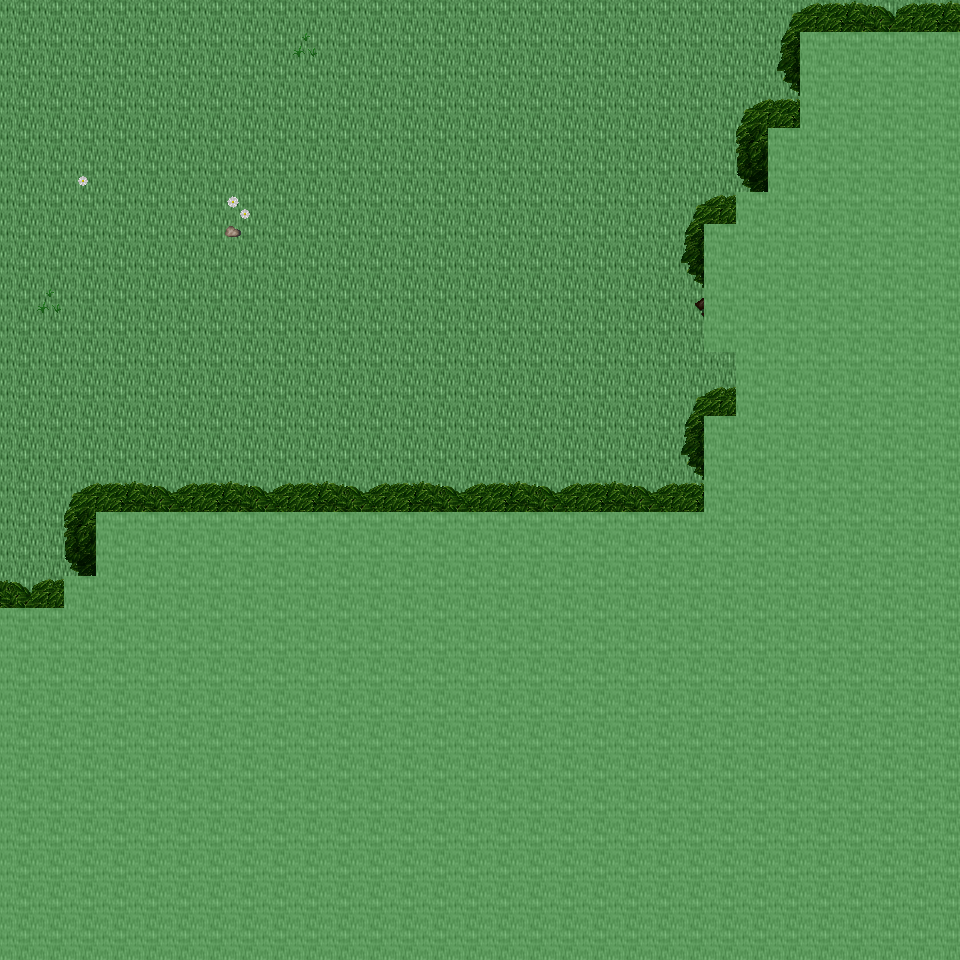

Below is a game level as drawn by its tile map, then a one-line description and the .tmx that defines it (tile-layer data replaced by summaries):
An orthogonal 30x30 tile map with 32x32 px tiles, 6 tile layers (Ground, Object, Object2, Above, ...), 21 tilesets and 3 objects (3x mapExit).

<map version="1.0" orientation="orthogonal" renderorder="right-down" width="30" height="30" tilewidth="32" tileheight="32" nextobjectid="4">
  <tileset firstgid="1" name="tileset_ground_ground" tilewidth="32" tileheight="32" tilecount="33" columns="3">
    <image source="../drawable/tileset_ground_ground.png" width="96" height="352" />
  </tileset>
  <tileset firstgid="34" name="tileset_ground_ridge_earth_dark" tilewidth="32" tileheight="32" tilecount="96" columns="12">
    <image source="../drawable/tileset_ground_ridge_earth_dark.png" width="384" height="256" />
  </tileset>
  <tileset firstgid="130" name="tileset_ground_rock_pebbles" tilewidth="32" tileheight="32" tilecount="3" columns="1">
    <image source="../drawable/tileset_ground_rock_pebbles.png" width="32" height="96" />
  </tileset>
  <tileset firstgid="133" name="tileset_plant_grasses" tilewidth="32" tileheight="32" tilecount="6" columns="3">
    <image source="../drawable/tileset_plant_grasses.png" width="96" height="64" />
  </tileset>
  <tileset firstgid="139" name="tileset_ground_grass_corners" tilewidth="32" tileheight="32" tilecount="24" columns="6">
    <image source="../drawable/tileset_ground_grass_corners.png" width="192" height="128" />
  </tileset>
  <tileset firstgid="163" name="tileset_ground_grass_edges" tilewidth="32" tileheight="32" tilecount="36" columns="12">
    <image source="../drawable/tileset_ground_grass_edges.png" width="384" height="96" />
  </tileset>
  <tileset firstgid="199" name="tileset_plant_flower_daisy_white" tilewidth="32" tileheight="32" tilecount="8" columns="2">
    <image source="../drawable/tileset_plant_flower_daisy_white.png" width="64" height="128" />
  </tileset>
  <tileset firstgid="207" name="tileset_plant_flower_daisy_yellow" tilewidth="32" tileheight="32" tilecount="8" columns="2">
    <image source="../drawable/tileset_plant_flower_daisy_yellow.png" width="64" height="128" />
  </tileset>
  <tileset firstgid="215" name="tileset_plant_stump_stump_green" tilewidth="32" tileheight="32" tilecount="4" columns="2">
    <image source="../drawable/tileset_plant_stump_stump_green.png" width="64" height="64" />
  </tileset>
  <tileset firstgid="219" name="tileset_plant_tree_tree_darkgreen" tilewidth="32" tileheight="32" tilecount="88" columns="8">
    <image source="../drawable/tileset_plant_tree_tree_darkgreen.png" width="256" height="352" />
  </tileset>
  <tileset firstgid="307" name="tileset_logic_creature_animal" tilewidth="32" tileheight="32" tilecount="32" columns="8">
    <image source="../drawable/tileset_logic_creature_animal.png" width="256" height="128" />
  </tileset>
  <tileset firstgid="339" name="tileset_logic_item_resources" tilewidth="32" tileheight="32" tilecount="6" columns="6">
    <image source="../drawable/tileset_logic_item_resources.png" width="192" height="32" />
  </tileset>
  <tileset firstgid="345" name="tileset_logic_item_mushroom" tilewidth="32" tileheight="32" tilecount="6" columns="6">
    <image source="../drawable/tileset_logic_item_mushroom.png" width="192" height="32" />
  </tileset>
  <tileset firstgid="351" name="tileset_logic_collision" tilewidth="32" tileheight="32" tilecount="1" columns="1">
    <image source="../drawable/tileset_logic_collision.png" width="32" height="32" />
  </tileset>
  <tileset firstgid="352" name="tileset_plant_tree_dead_tree_5" tilewidth="32" tileheight="32" tilecount="20" columns="4">
    <image source="../drawable/tileset_plant_tree_dead_tree_5.png" width="128" height="160" />
  </tileset>
  <tileset firstgid="372" name="tileset_plant_tree_dead_tree_6" tilewidth="32" tileheight="32" tilecount="20" columns="4">
    <image source="../drawable/tileset_plant_tree_dead_tree_6.png" width="128" height="160" />
  </tileset>
  <tileset firstgid="392" name="tileset_plant_tree_dead_tree_7" tilewidth="32" tileheight="32" tilecount="20" columns="4">
    <image source="../drawable/tileset_plant_tree_dead_tree_7.png" width="128" height="160" />
  </tileset>
  <tileset firstgid="412" name="tileset_plant_bush_large_dead" tilewidth="32" tileheight="32" tilecount="2" columns="1">
    <image source="../drawable/tileset_plant_bush_large_dead.png" width="32" height="64" />
  </tileset>
  <tileset firstgid="414" name="tileset_plant_bush_large_wide_dead" tilewidth="32" tileheight="32" tilecount="4" columns="2">
    <image source="../drawable/tileset_plant_bush_large_wide_dead.png" width="64" height="64" />
  </tileset>
  <tileset firstgid="418" name="tileset_logic_creature_reptile" tilewidth="32" tileheight="32" tilecount="7" columns="7">
    <image source="../drawable/tileset_logic_creature_reptile.png" width="224" height="32" />
  </tileset>
  <tileset firstgid="425" name="tileset_logic_item_herb" tilewidth="32" tileheight="32" tilecount="5" columns="5">
    <image source="../drawable/tileset_logic_item_herb.png" width="160" height="32" />
  </tileset>
  <layer name="Ground" width="30" height="30">
    <data>[900 cells, 900 non-empty, 1 distinct tile ids]</data>
  </layer>
  <layer name="Object" width="30" height="30">
    <data>[900 cells, 5 non-empty, 4 distinct tile ids]</data>
  </layer>
  <layer name="Object2" width="30" height="30">
    <data>[900 cells, 5 non-empty, 5 distinct tile ids]</data>
  </layer>
  <layer name="Above" width="30" height="30">
    <data>[900 cells, 558 non-empty, 30 distinct tile ids]</data>
  </layer>
  <layer name="Above2" width="30" height="30">
    <data>[900 cells, 0 non-empty, 0 distinct tile ids]</data>
  </layer>
  <layer name="Walkable" width="30" height="30">
    <data>[900 cells, 516 non-empty, 1 distinct tile ids]</data>
  </layer>
  <objectgroup name="MapEvents">
    <object id="1" name="north" type="mapExit" x="0" y="0" width="960" height="32">
      <properties>
        <property name="map" value="level_0_x104_y59" />
        <property name="x" value="0" />
        <property name="y" value="28" />
      </properties>
    </object>
    <object id="2" name="west" type="mapExit" x="0" y="0" width="32" height="608">
      <properties>
        <property name="map" value="level_0_x103_y60" />
        <property name="x" value="28" />
        <property name="y" value="0" />
      </properties>
    </object>
    <object id="3" name="east" type="mapExit" x="928" y="0" width="32" height="32">
      <properties>
        <property name="map" value="level_0_x105_y60" />
        <property name="x" value="1" />
        <property name="y" value="0" />
      </properties>
    </object>
  </objectgroup>
</map>
